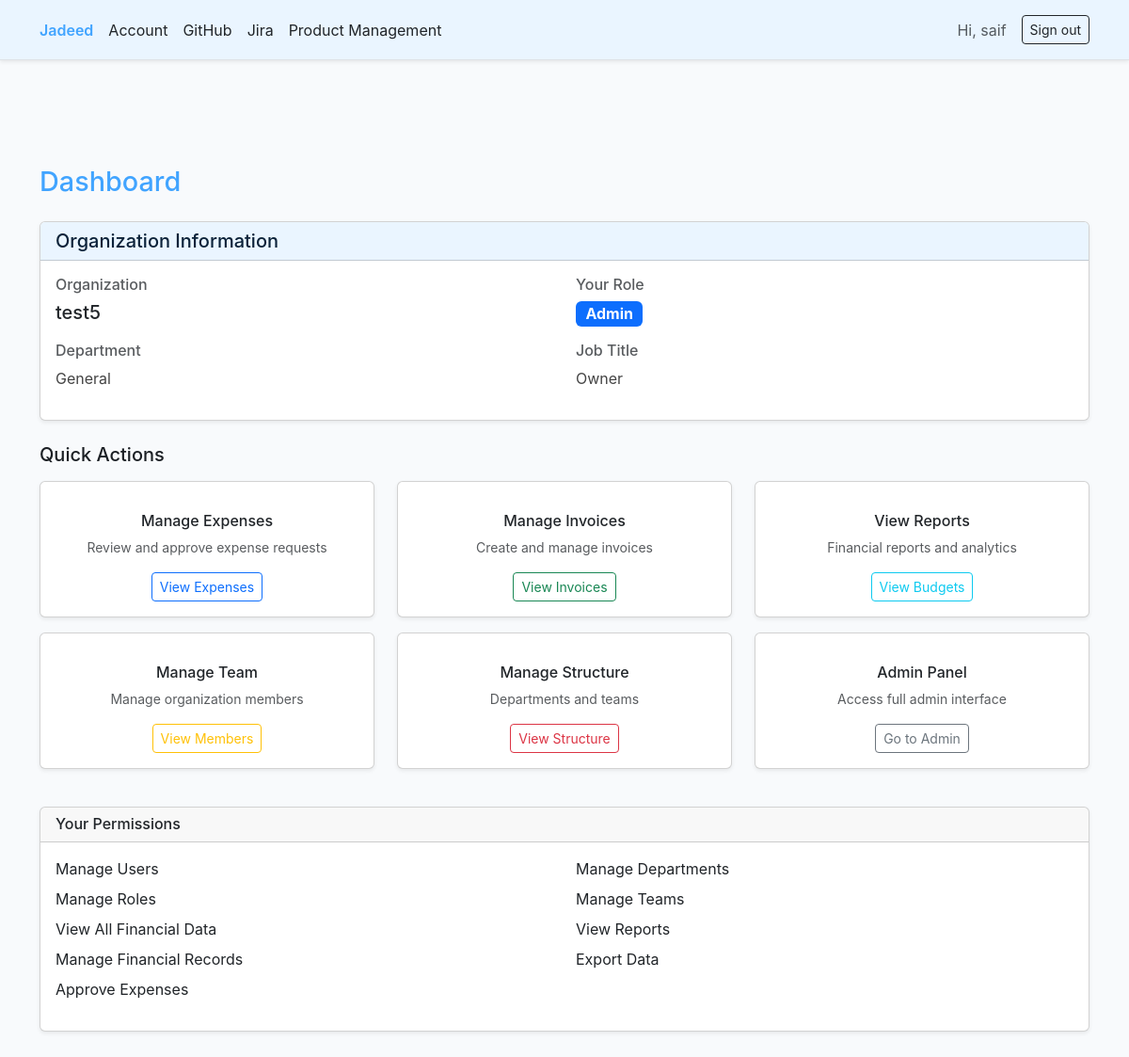
/accounts/ (signed in), run on the app's committed database.
### organizations/models.py (models this page shows, shortened)
class Organization(models.Model):
    name = models.CharField(max_length=255, unique=True)
    slug = models.SlugField(max_length=255, unique=True)
    description = models.TextField(blank=True)
    parent_organization = models.ForeignKey(
        'self',
        on_delete=models.CASCADE,
        null=True,
        blank=True,
        related_name='subsidiaries'
    )
    email = models.EmailField()
    phone = models.CharField(max_length=20, blank=True)
    website = models.URLField(blank=True)
    address_line1 = models.CharField(max_length=255, blank=True)
    address_line2 = models.CharField(max_length=255, blank=True)
    city = models.CharField(max_length=100, blank=True)
    state = models.CharField(max_length=100, blank=True)
    postal_code = models.CharField(max_length=20, blank=True)
    country = models.CharField(max_length=100, blank=True)
    tax_id = models.CharField(max_length=50, blank=True, help_text="Tax ID or EIN")
    registration_number = models.CharField(max_length=50, blank=True)
    is_active = models.BooleanField(default=True)
    created_at = models.DateTimeField(auto_now_add=True)
    updated_at = models.DateTimeField(auto_now=True)
    class Meta:
        ordering = ['name']
        verbose_name = 'Organization'
        verbose_name_plural = 'Organizations'

class Role(models.Model):
    ADMIN = 'ADMIN'
    MANAGER = 'MANAGER'
    ACCOUNTANT = 'ACCOUNTANT'
    EMPLOYEE = 'EMPLOYEE'
    VIEWER = 'VIEWER'
    ROLE_CHOICES = [
        (ADMIN, 'Admin'),
        (MANAGER, 'Manager'),
        (ACCOUNTANT, 'Accountant'),
        (EMPLOYEE, 'Employee'),
        (VIEWER, 'Viewer'),
    ]
    organization = models.ForeignKey(
        Organization,
        on_delete=models.CASCADE,
        related_name='roles'
    )
    name = models.CharField(max_length=100)
    role_type = models.CharField(max_length=20, choices=ROLE_CHOICES)
    description = models.TextField(blank=True)
    can_manage_users = models.BooleanField(default=False)
    can_manage_roles = models.BooleanField(default=False)
    can_view_all_financial = models.BooleanField(default=False)
    can_manage_financial = models.BooleanField(default=False)
    can_approve_expenses = models.BooleanField(default=False)
    can_manage_departments = models.BooleanField(default=False)
    can_manage_teams = models.BooleanField(default=False)
    can_view_reports = models.BooleanField(default=False)
    can_export_data = models.BooleanField(default=False)
    created_at = models.DateTimeField(auto_now_add=True)
    updated_at = models.DateTimeField(auto_now=True)
    class Meta:
        ordering = ['organization', 'role_type']
        unique_together = ['organization', 'role_type']
        verbose_name = 'Role'
        verbose_name_plural = 'Roles'

class Department(models.Model):
    organization = models.ForeignKey(
        Organization,
        on_delete=models.CASCADE,
        related_name='departments'
    )
    name = models.CharField(max_length=255)
    slug = models.SlugField(max_length=255)
    description = models.TextField(blank=True)
    parent_department = models.ForeignKey(
        'self',
        on_delete=models.CASCADE,
        null=True,
        blank=True,
        related_name='sub_departments'
    )
    head = models.ForeignKey(
        User,
        on_delete=models.SET_NULL,
        null=True,
        blank=True,
        related_name='headed_departments'
    )
    budget_allocated = models.DecimalField(
        max_digits=15,
        decimal_places=2,
        default=Decimal('0.00'),
        validators=[MinValueValidator(Decimal('0.00'))]
    )
    is_active = models.BooleanField(default=True)
    created_at = models.DateTimeField(auto_now_add=True)
    updated_at = models.DateTimeField(auto_now=True)
    class Meta:
        ordering = ['organization', 'name']
        unique_together = ['organization', 'slug']
        verbose_name = 'Department'
        verbose_name_plural = 'Departments'

class OrganizationMember(models.Model):
    user = models.ForeignKey(
        User,
        on_delete=models.CASCADE,
        related_name='organization_memberships'
    )
    organization = models.ForeignKey(
        Organization,
        on_delete=models.CASCADE,
        related_name='members'
    )
    department = models.ForeignKey(
        Department,
        on_delete=models.SET_NULL,
        null=True,
        blank=True,
        related_name='members'
    )
    role = models.ForeignKey(
        Role,
        on_delete=models.PROTECT,
        related_name='members'
    )
    employee_id = models.CharField(max_length=50, blank=True)
    job_title = models.CharField(max_length=255, blank=True)
    salary = models.DecimalField(
        max_digits=15,
        decimal_places=2,
        null=True,
        blank=True,
        validators=[MinValueValidator(Decimal('0.00'))]
    )
    date_joined = models.DateField(null=True, blank=True)
    date_left = models.DateField(null=True, blank=True)
    is_active = models.BooleanField(default=True)
    created_at = models.DateTimeField(auto_now_add=True)
    updated_at = models.DateTimeField(auto_now=True)
    class Meta:
        ordering = ['organization', 'user']
        unique_together = ['user', 'organization']
        verbose_name = 'Organization Member'
        verbose_name_plural = 'Organization Members'

### apps/accounts/views.py (the view)
# urls.py: path("", views.index, name="index"),
def index(request):
    if request.user.is_authenticated:
        member = get_user_organization_member(request.user)
        if not member:
            messages.warning(
                request,
                'Please complete your organization setup to continue.'
            )
    return render(request, "accounts/index.html")

### organizations/context_processors.py (called while the page is built)
def organization_context(request):
    context = {
        'user_organization_member': None,
        'user_organization': None,
        'user_role': None,
        'user_department': None,
    }
    if request.user.is_authenticated:
        member = get_user_organization_member(request.user)
        if member:
            context['user_organization_member'] = member
            context['user_organization'] = member.organization
            context['user_role'] = member.role
            context['user_department'] = member.department
    return context

### organizations/permissions.py (called while the page is built)
def get_user_organization_member(user, organization=None):
    if not user.is_authenticated:
        return None
    try:
        if organization:
            return OrganizationMember.objects.select_related('role', 'organization', 'department').get(
                user=user,
                organization=organization,
                is_active=True
            )
        else:
            return OrganizationMember.objects.select_related('role', 'organization', 'department').filter(
                user=user,
                is_active=True
            ).first()
    except OrganizationMember.DoesNotExist:
        return None

### templates/accounts/index.html (shortened to what this page needs)
{% extends "accounts/base.html" %}
{% block content %}
  <div class="row">
    <div class="col-12">
      <h1 class="mb-4">Dashboard</h1>
      {% if user.is_authenticated %}
        {% if user_organization_member %}
          <div class="card shadow-sm mb-4">
            <div class="card-header bg-brand text-brand-contrast">
              <h5 class="mb-0">
                Organization Information
              </h5>
            </div>
            <div class="card-body">
              <div class="row">
                <div class="col-md-6 mb-3">
                  <h6 class="text-muted mb-2">Organization</h6>
                  <p class="h5 mb-0">{{ user_organization.name }}</p>
                </div>
                <div class="col-md-6 mb-3">
                  <h6 class="text-muted mb-2">Your Role</h6>
                  <p class="mb-0">
                    <span class="badge bg-primary fs-6">
                      {{ user_role.get_role_type_display }}
                    </span>
                  </p>
                </div>
                <div class="col-md-6 mb-3">
                  <h6 class="text-muted mb-2">Department</h6>
                  <p class="mb-0">{{ user_department.name|default:"Not assigned" }}</p>
                </div>
                <div class="col-md-6 mb-3">
                  <h6 class="text-muted mb-2">Job Title</h6>
                  <p class="mb-0">{{ user_organization_member.job_title|default:"Not specified" }}</p>
                </div>
              </div>
            </div>
          </div>
          <div class="row mb-4">
            <div class="col-12">
              <h5 class="mb-3">Quick Actions</h5>
            </div>
            {% if user_role.can_approve_expenses %}
            <div class="col-md-4 mb-3">
              <div class="card h-100 shadow-sm">
                <div class="card-body text-center">
                  <h6 class="mt-3">Manage Expenses</h6>
                  <p class="text-muted small">Review and approve expense requests</p>
                  <a href="/admin/accounting/expense/?status__exact=PENDING" class="btn btn-sm btn-outline-primary">
                    View Expenses
                  </a>
                </div>
              </div>
            </div>
            {% endif %}
            {% if user_role.can_manage_financial %}
            <div class="col-md-4 mb-3">
              <div class="card h-100 shadow-sm">
                <div class="card-body text-center">
                  <h6 class="mt-3">Manage Invoices</h6>
                  <p class="text-muted small">Create and manage invoices</p>
                  <a href="/admin/accounting/invoice/" class="btn btn-sm btn-outline-success">
                    View Invoices
                  </a>
                </div>
              </div>
            </div>
            {% endif %}
            {% if user_role.can_view_reports %}
            <div class="col-md-4 mb-3">
              <div class="card h-100 shadow-sm">
                <div class="card-body text-center">
                  <h6 class="mt-3">View Reports</h6>
                  <p class="text-muted small">Financial reports and analytics</p>
                  <a href="/admin/accounting/budget/" class="btn btn-sm btn-outline-info">
                    View Budgets
                  </a>
                </div>
              </div>
            </div>
            {% endif %}
            {% if user_role.can_manage_users %}
            <div class="col-md-4 mb-3">
              <div class="card h-100 shadow-sm">
                <div class="card-body text-center">
                  <h6 class="mt-3">Manage Team</h6>
                  <p class="text-muted small">Manage organization members</p>
                  <a href="/admin/organizations/organizationmember/" class="btn btn-sm btn-outline-warning">
                    View Members
                  </a>
                </div>
              </div>
            </div>
            {% endif %}
            {% if user_role.can_manage_departments %}
            <div class="col-md-4 mb-3">
              <div class="card h-100 shadow-sm">
                <div class="card-body text-center">
                  <h6 class="mt-3">Manage Structure</h6>
                  <p class="text-muted small">Departments and teams</p>
                  <a href="/admin/organizations/department/" class="btn btn-sm btn-outline-danger">
                    View Structure
                  </a>
                </div>
              </div>
            </div>
            {% endif %}
            <div class="col-md-4 mb-3">
              <div class="card h-100 shadow-sm">
                <div class="card-body text-center">
                  <h6 class="mt-3">Admin Panel</h6>
                  <p class="text-muted small">Access full admin interface</p>
                  <a href="/admin/" class="btn btn-sm btn-outline-secondary">
                    Go to Admin
                  </a>
                </div>
              </div>
            </div>
          </div>
          <div class="card shadow-sm mb-4">
            <div class="card-header">
              <h6 class="mb-0">Your Permissions</h6>
            </div>
            <div class="card-body">
              <div class="row">
                <div class="col-md-6">
                  <ul class="list-unstyled">
                    <li class="mb-2">
                      Manage Users
                    </li>
                    <li class="mb-2">
                      Manage Roles
                    </li>
                    <li class="mb-2">
                      View All Financial Data
                    </li>
                    <li class="mb-2">
                      Manage Financial Records
                    </li>
                    <li class="mb-2">
                      Approve Expenses
                    </li>
                  </ul>
                </div>
                <div class="col-md-6">
                  <ul class="list-unstyled">
                    <li class="mb-2">
                      Manage Departments
                    </li>
                    <li class="mb-2">
                      Manage Teams
                    </li>
                    <li class="mb-2">
                      View Reports
                    </li>
                    <li class="mb-2">
                      Export Data
                    </li>
                  </ul>
                </div>
              </div>
            </div>
          </div>
        {% else %}
          <div class="alert alert-warning" role="alert">
            <h5 class="alert-heading">Organization Setup Required</h5>
            <p>Your account is not currently associated with any organization. Please contact an administrator to be added to an organization.</p>
          </div>
        {% endif %}
      {% endif %}
    </div>
  </div>
{% endblock %}

### templates/accounts/base.html (shortened to what this page needs)
{% load static %}
<!DOCTYPE html>
<html lang="en">
  <head>
    <link href="https://cdn.jsdelivr.net/npm/bootstrap@5.3.3/dist/css/bootstrap.min.css" rel="stylesheet">
    <link rel="stylesheet" href="https://cdnjs.cloudflare.com/ajax/libs/font-awesome/6.4.0/css/all.min.css">
    <link rel="stylesheet" href="{% static 'accounts/style.css' %}">
  </head>
  <body>
    <header class="py-3 shadow-sm bg-brand border-bottom">
      <nav class="container d-flex gap-3 align-items-center justify-content-between">
        <div class="d-flex align-items-center gap-3">
          <a class="navbar-brand fw-semibold text-decoration-none text-brand" href="{% url 'accounts:index' %}">Jadeed</a>
          <a class="link-dark text-decoration-none" href="{% url 'accounts:index' %}">Account</a>
          <a class="link-dark text-decoration-none" href="{% url 'github:index' %}">GitHub</a>
          <a class="link-dark text-decoration-none" href="{% url 'jira:issues' %}">Jira</a>
          <a class="link-dark text-decoration-none" href="{% url 'product_management:index' %}">Product Management</a>
        </div>
        <div class="d-flex align-items-center gap-3">
          {% if user.is_authenticated %}
            <span class="text-muted">Hi, {{ user.username }}</span>
            <form action="{% url 'accounts:logout' %}" method="post" class="m-0">
              <button class="btn btn-sm btn-outline-dark" type="submit">Sign out</button>
            </form>
          {% else %}
            <a class="btn btn-sm btn-outline-dark" href="{% url 'accounts:login' %}">Sign in</a>
            <a class="btn btn-sm btn-brand" href="{% url 'accounts:signup' %}">Sign up</a>
          {% endif %}
        </div>
      </nav>
    </header>
    <main class="container py-5">
      {% block content %}{% endblock %}
    </main>
  </body>
  </html>

### static/accounts/style.css (style rules this page uses)
:root { --fg: #1b1f24; --bg: #f8fafc; --brand: #41a4ff; --brand-contrast: #0b2239; --font: -apple-system, BlinkMacSystemFont, 'Segoe UI', Roboto, Helvetica, Arial, 'Apple Color Emoji', 'Segoe UI Emoji', 'Segoe UI Symbol'; }
html, body { height: 100%; }
body { margin: 0; color: var(--fg); background: var(--bg); font-family: var(--font); }
main { max-width: 720px; margin: 4rem auto; padding: 0 1rem; }
h1 { color: var(--brand); font-size: 1.8rem; margin-bottom: 0.5rem; }
p { color: #444; }
.bg-brand { background: #eaf5ff; }
.text-brand { color: var(--brand); }
.text-brand-contrast { color: var(--brand-contrast); }

### data on the page
Organization: name "test5"
Role: role_type "Admin"
Department: name "General"
OrganizationMember: job_title "Owner"

### other printed values
{{ user.username }} "saif"
